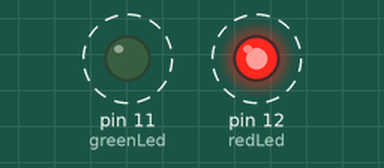
Simulated run of this sketch. Board: Arduino Uno, built with avr-gcc and run on an emulated ATmega328P. On the bench: output pins drawn as LEDs (lit = HIGH). Dashed ring = blinking.

Above: at 0.2 s.
Timing chart, 0 to 3.5 s (numbered marks = the images above):
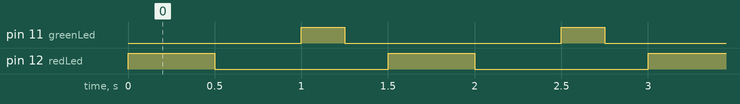

Measured:
- by itself, pin 11 (greenLed): alternates HIGH for 0.25 s and LOW for 1.3 s
- by itself, pin 12 (redLed): alternates HIGH for 0.50 s and LOW for 1.0 s
- by itself, everything shown: repeats every 1.5 s, in 4 steps

The sketch:

sketch2.ino
```cpp
const int redLed = 12;   // تعريف المنفذ الخاص بـ LED الأحمر
const int greenLed = 11; // تعريف المنفذ الخاص بـ LED الأخضر

void setup() {
  pinMode(redLed, OUTPUT);   // تعيين LED الأحمر كمخرج
  pinMode(greenLed, OUTPUT); // تعيين LED الأخضر كمخرج
}

void loop() {
  digitalWrite(redLed, HIGH);  // تشغيل LED الأحمر
  delay(500);
  digitalWrite(redLed, LOW);   // إطفاء LED الأحمر
  delay(500);

  digitalWrite(greenLed, HIGH); // تشغيل LED الأخضر
  delay(250);
  digitalWrite(greenLed, LOW);  // إطفاء LED الأخضر
  delay(250);
}
```
